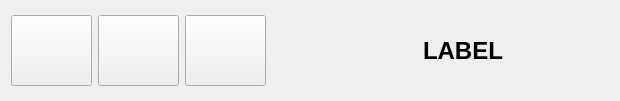
<?xml version="1.0" encoding="UTF-8"?>
<ui version="4.0">
 <class>Form</class>
 <widget class="QWidget" name="Form">
  <property name="geometry">
   <rect>
    <x>0</x>
    <y>0</y>
    <width>620</width>
    <height>98</height>
   </rect>
  </property>
  <property name="windowTitle">
   <string>Form</string>
  </property>
  <layout class="QHBoxLayout" name="horizontalLayout">
   <item>
    <widget class="QPushButton" name="pushButton">
     <property name="minimumSize">
      <size>
       <width>81</width>
       <height>71</height>
      </size>
     </property>
     <property name="text">
      <string/>
     </property>
     <property name="icon">
      <iconset>
       <normaloff>../../../../docs/design/imgs/valider.svg</normaloff>../../../../docs/design/imgs/valider.svg</iconset>
     </property>
     <property name="iconSize">
      <size>
       <width>60</width>
       <height>60</height>
      </size>
     </property>
    </widget>
   </item>
   <item>
    <widget class="QPushButton" name="pushButton_2">
     <property name="minimumSize">
      <size>
       <width>81</width>
       <height>71</height>
      </size>
     </property>
     <property name="text">
      <string/>
     </property>
     <property name="icon">
      <iconset>
       <normaloff>../../../../docs/design/imgs/annuler.svg</normaloff>../../../../docs/design/imgs/annuler.svg</iconset>
     </property>
     <property name="iconSize">
      <size>
       <width>60</width>
       <height>60</height>
      </size>
     </property>
    </widget>
   </item>
   <item>
    <widget class="QPushButton" name="pushButton_3">
     <property name="minimumSize">
      <size>
       <width>81</width>
       <height>71</height>
      </size>
     </property>
     <property name="text">
      <string/>
     </property>
     <property name="icon">
      <iconset>
       <normaloff>../../../../docs/design/imgs/quitter.svg</normaloff>../../../../docs/design/imgs/quitter.svg</iconset>
     </property>
     <property name="iconSize">
      <size>
       <width>60</width>
       <height>60</height>
      </size>
     </property>
    </widget>
   </item>
   <item>
    <spacer name="horizontalSpacer">
     <property name="orientation">
      <enum>Qt::Horizontal</enum>
     </property>
     <property name="sizeHint" stdset="0">
      <size>
       <width>88</width>
       <height>20</height>
      </size>
     </property>
    </spacer>
   </item>
   <item>
    <widget class="QLabel" name="label">
     <property name="font">
      <font>
       <family>Liberation Sans</family>
       <pointsize>18</pointsize>
       <weight>75</weight>
       <bold>true</bold>
      </font>
     </property>
     <property name="text">
      <string>LABEL</string>
     </property>
    </widget>
   </item>
   <item>
    <widget class="QLabel" name="label_2">
     <property name="minimumSize">
      <size>
       <width>100</width>
       <height>79</height>
      </size>
     </property>
     <property name="text">
      <string/>
     </property>
     <property name="textFormat">
      <enum>Qt::PlainText</enum>
     </property>
     <property name="pixmap">
      <pixmap>../../../../docs/design/imgs/noun_project_419.svg</pixmap>
     </property>
    </widget>
   </item>
  </layout>
 </widget>
 <resources/>
 <connections/>
</ui>
